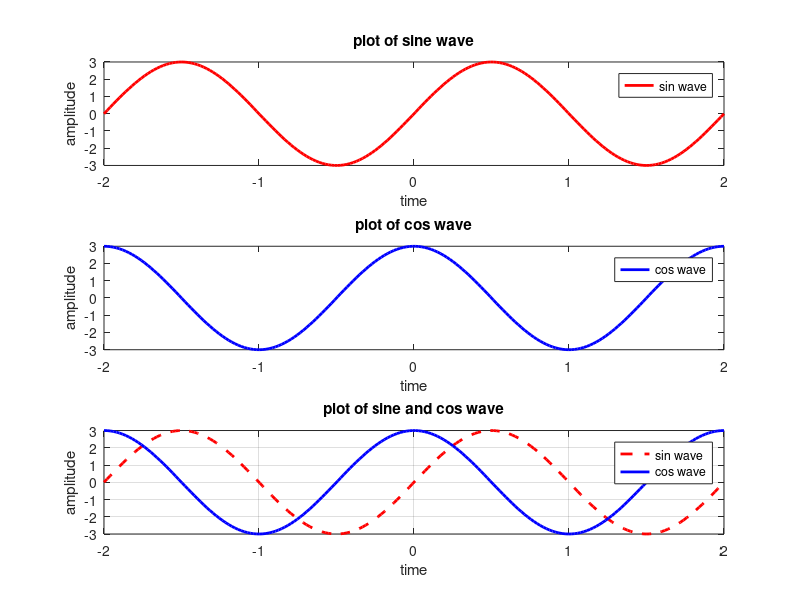

The MATLAB source for this figure:
t=linspace(-2,2,200);
f=100;

%define x and y values
x=3*sin(2*pi*f*t); 
y=3*cos(2*pi*f*t);

% plot(x,'--rs','LineWidth',n,...)
% figure(1);
subplot(3,1,1)
plot(t,x,'r','LineWidth',2);
hold on;

 grid off;
 xlabel('time')
 ylabel('amplitude')
 title('plot of sine wave')
 legend('sin wave')
 
% plot(y,'--rs','LineWidth',n,...)
% figure(2);
subplot(3,1,2)
plot(t,y,'b','LineWidth',2);
hold on;

 grid off;
 xlabel('time')
 ylabel('amplitude')
 title('plot of cos wave')
 legend('cos wave')

% plot(x,y,'--rs','LineWidth',n,...)
% figure(3);
subplot(3,1,3)
plot(t,x,'--r','LineWidth',2);
hold on;
plot(t,y,'b','LineWidth',2);

 grid on;
 xlabel('time')
 ylabel('amplitude')
 title('plot of sine and cos wave')
 legend('sin wave ','cos wave')
